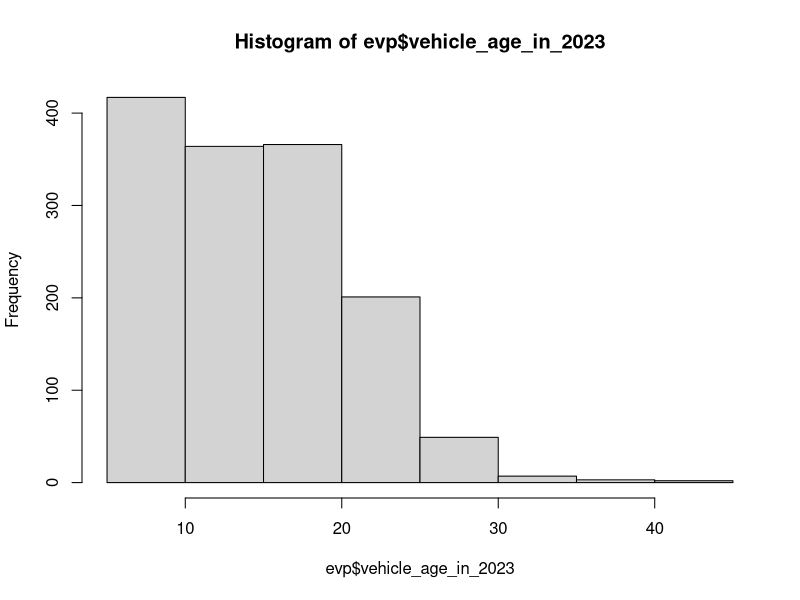

R code for this plot:
# Working with data frames

# reading in a data file
evp <- read.csv(file="data/ev_police_jan.csv")

# it has columns and rows. Let's look at it
View(evp)

ncol(evp) # number of columns/features in data frame
nrow(evp) # number of rows/observations in data frame


# what are the features?
names(evp)


# each column is a vector that can be accessed with $
evp$subject_race
evp$subject_sex


table(evp$vehicle_make) # operations on vectors




# Indexing : dataframe[ row indices, col indices ]

# indexing by position
evp[1,1]
evp[1,]
evp[,1]

evp[1:10, ]

evp[, -29]

# indexing by name
evp[, "location"]
evp[, c("subject_sex", "subject_race", "location")]

# boolean indexing
evp[evp$vehicle_make == "CADI", ]
evp[evp$vehicle_year > 2010, ]

evp[evp$vehicle_make == "CADI", "vehicle_year" ] # row and column indexing with boolean condition


## combine conditions
evp[evp$vehicle_make == "CADI" & evp$vehicle_year > 2010, ]
evp[evp$vehicle_make == "CADI" | evp$vehicle_year > 2010, ]


# missing values - NA
NA
evp$search_basis

is.na(evp$search_basis)

sum(is.na(evp$search_basis))

evp[is.na(evp$search_basis), ]
evp[!is.na(evp$search_basis), ]

# make new columns in a data frame
evp$vehicle_age_in_2023 <- 2023 - evp$vehicle_year
View(evp)
names(evp)

# simple histogram 
hist(evp$vehicle_age_in_2023)

# simple statistics
mean(evp$vehicle_age_in_2023, na.rm=TRUE)




